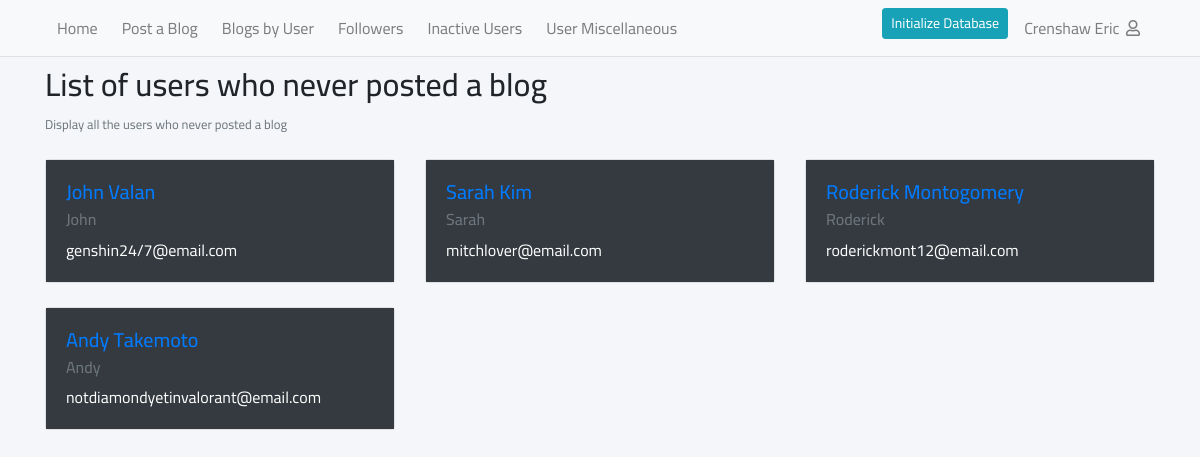
/usersWithoutBlogs.php (signed in), run on the app's committed database.
### tables this page shows
CREATE TABLE IF NOT EXISTS `users` (
  `id` int(11) NOT NULL AUTO_INCREMENT,
  `first_name` varchar(100) NOT NULL,
  `last_name` varchar(100) NOT NULL,
  `username` varchar(50) NOT NULL,
  `email` varchar(100) NOT NULL,
  `password` varchar(255) NOT NULL,
  `hobbies` varchar(255) DEFAULT NULL,
  `created_at` datetime NOT NULL DEFAULT current_timestamp(),
  PRIMARY KEY (`id`),
  UNIQUE KEY `username` (`username`),
  UNIQUE KEY `email` (`email`)
);

### usersWithoutBlogs.php (the view, shortened to what this page needs)
<?php
    require_once 'init.php';
    $usesr_without_blog  = $db->query("SELECT * FROM `users` WHERE `id` NOT IN (SELECT DISTINCT(`user_id`) FROM `blogs`) ORDER BY `created_at` DESC")->fetchAll(\PDO::FETCH_OBJ);
?>
<!DOCTYPE html>
<html lang="en">
<head>
    <link rel="stylesheet" href="plugins/fontawesome-free/css/all.min.css">
    <link rel="stylesheet" href="plugins/bootstrap/css/bootstrap.min.css">
    <link rel="stylesheet" href="css/app.css">
</head>
<body>
    <?php require_once LAYOUTS_PATH.'navbar.inc.php';?>
    <div class="main-page">
        <div class="container">
            <h2>List of users who never posted a blog</h2>
            <div><small class="text-secondary">Display all the users who never posted a blog</small></div><br>
            <div class="row mb-5">
                <?php foreach($usesr_without_blog as $user): ?>
                    <div class="col-md-4">
                        <div class="card mb-4">
                            <div class="card-body text-white bg-dark">
                                <a href="index.php?userid=<?= $user->id ?>">
                                    <h5 class="card-title"><?= htmlspecialchars($user->first_name) . ' ' . htmlspecialchars($user->last_name) ?></h5>
                                </a>
                                <h6 class="card-subtitle mb-2 text-muted"><?= htmlspecialchars($user->username) ?></h6>
                                <p class="card-text"><?= htmlspecialchars($user->email) ?></p>
                            </div>
                        </div>
                    </div>
                <?php endforeach; ?>
            </div>
        </div>
    </div>
</body>
</html>

### css/app.css (style rules this page uses)
body { background-color: #f4f6f9; font-family: 'Cairo', sans-serif; }
.main-page { min-height: calc(100vh - 130px); }

### data on the page
users: first_name "John", last_name "Valan", username "John", email "genshin24/7@email.com"
users: first_name "Sarah", last_name "Kim", username "Sarah", email "mitchlover@email.com"
users: first_name "Roderick", last_name "Montogomery", username "Roderick", email "roderickmont12@email.com"
users: first_name "Andy", last_name "Takemoto", username "Andy", email "notdiamondyetinvalorant@email.com"

### other printed values
$_SESSION['auth']['last_name'] "Crenshaw"
$_SESSION['auth']['first_name'] "Eric"
